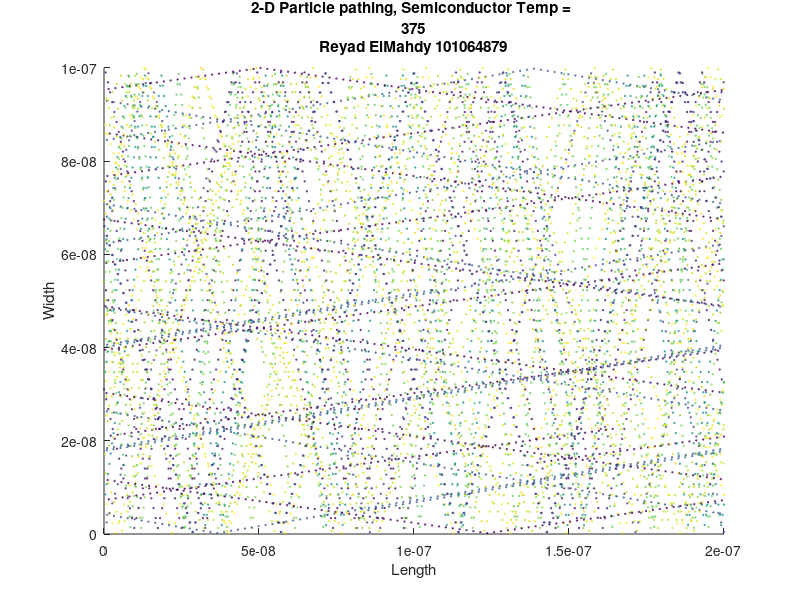
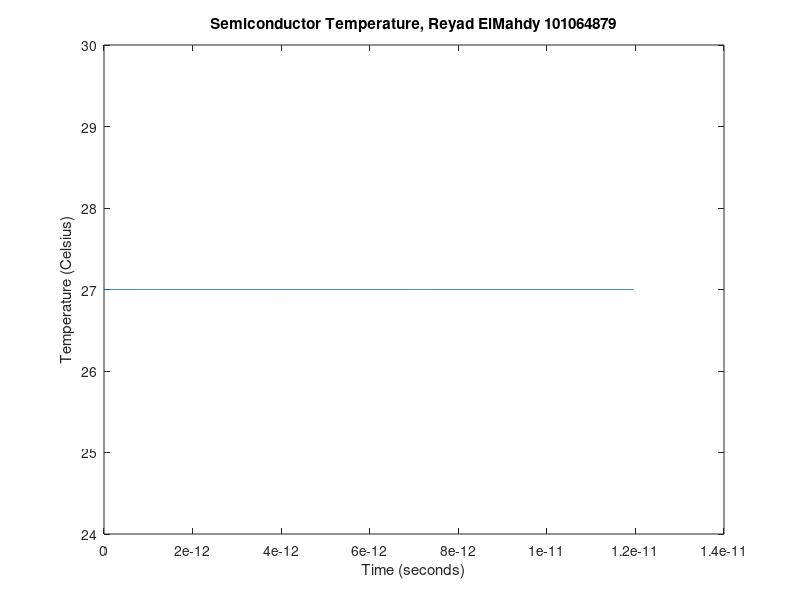

Write the MATLAB code that produced these figures, in order. (Note: this script raises an error after producing the figures.)
%% ELEC4700 Assignment 1
% Reyad ElMahdy 101064879

clc
close all
clear

%% Part 1: Electron Modelling
% Setting the constants to be used in the calculations
mElec = 9.11e-31; % Electron rest mass (kg)
mEff = 0.26*mElec; % Effective mass (kg)
kb = 1.381e-23; % Boltzmann's Constant (J/K)
T = 300; % Room Temperature (K)
L = 200e-9; % Length (m)
W = 100e-9; % Width (m)

% Finding the thermal velocity
Vth = sqrt((2*kb*T)/mEff); %Thermal Velocity in m/s
% Displaying the velocity in km/s on the command window
fprintf('Assuming the temperature T to be 300K the thermal velocity is %f km/s. \n', Vth/1000)

% a) The thermal velocity due to the particles' vibrations at room
% temperature was calculated with the equation Vth = sqrt((2*kb*T)/mEff)
% where T is the absolute temperature, kb is boltzmann's constant, and
% meEff is the effective particle mass. This value is the same for all
% particles in the region assuming they have the same temperature.

% Finding the mean free path
mt = 0.2e-12; % mean time (s)
mfp = Vth*mt; % mean free path (m)
% Displaying the value in nm as the value is too small in meters
fprintf('Assuming the mean time to be 0.2 ps, the mean free path is %f nm.\n', mfp*1e9)

% b) Since the mean free path is just the average distance travelled due to the thermal velocity during
% the mean time. This is calculated by multiplying the thermal velocity by
% the mean time.

% Modeling the electron paths

numPar = 1000; % Number of particles
numPar2 = 10; % Subset for plots
% Assigning particle positions
posX = L.*rand(numPar,2);
posY = W.*rand(numPar,2);
posX(:,1) = posX(:,2);
posY(:,1) = posY(:,2);

% Assigning particle Directions (and velocity)
angle = (2*pi).*rand(numPar,2);
Vx = Vth*cos(angle);
Vy = Vth*sin(angle);
Vx(:,1) = Vx(:,2);
Vy(:,1) = Vy(:,2);

% Calculating step time
spacialStep = sqrt(L^2+W^2)/100;
stepTime = spacialStep/Vth;

% Calculating Displacement per step
dispX = stepTime*Vx(:,1);
dispY = stepTime*Vy(:,1);

colors = rand(numPar2,3);
timeVec = zeros(1,1000); sTemp = timeVec; avgKE = sTemp;
% Looping through and creating the simulation
for i = 1:1000
    for j = 1:numPar
        if (posX(j,1)+dispX(j) > L)
            posX(j,2) = posX(j,1)+dispX(j)-L;
        elseif (posX(j,1)+dispX(j) < 0)
            posX(j,2) = posX(j,1)+dispX(j)+L;
        else
            posX(j,2) = posX(j,1)+dispX(j);
        end
        
        if ((posY(j,1)+dispY(j) > W) || (posY(j,1)+dispY(j) < 0))
            dispY(j) = -dispY(j);
            posY(j,2) = posY(j,1)+dispY(j);
        else
            posY(j,2) = posY(j,1)+dispY(j);
        end
    end
    
    Vmag = sqrt(Vx(:,1).^2 + Vy(:,1).^2); % Magnitude of particle velocities
    KEmat = 0.5*(mEff*Vmag.^2);
    avgKE(i) = sum(KEmat(:,1))/numPar;
    sTemp(i) = avgKE(i)/kb;
    timeVec(i) = stepTime*i;
    if (i-1 == 0)
       figure(1);
       scatter(posX(1:numPar2, 2),posY(1:numPar2,2),1,colors(:,1));
       hold on;
       title([{"2-D Particle pathing, Semiconductor Temp = " +sTemp(i)+ "K"},{'Reyad ElMahdy 101064879'}]);
       xlabel('Length');
       ylabel('Width');
       xlim([0 200e-9])
       ylim([0 100e-9])
    elseif (i-1 < 1000)
       title([{"2-D Particle pathing, Semiconductor Temp = " +sTemp(i)+ "K"},{'Reyad ElMahdy 101064879'}]);
       scatter(posX(1:numPar2, 2),posY(1:numPar2,2),1,colors(:,1));
    else
       title([{"2-D Particle pathing, Semiconductor Temp = " +sTemp(i)+ "K"},{'Reyad ElMahdy 101064879'}]);
       scatter(posX(1:numPar2, 2),posY(1:numPar2,2),1,colors(:,1));
       hold off; 
    end
    pause(0.001);
    posX(:,1) = posX(:,2);
    posY(:,1) = posY(:,2);
end

figure(5)
plot(timeVec,sTemp-273)
title('Semiconductor Temperature, Reyad ElMahdy 101064879')
xlabel('Time (seconds)')
ylabel('Temperature (Celsius)')

% As you can see from the plots, the semiconductor temperature is
% constant, which is expected since the magnitude of each particle's
% velocity is constant, only the direction changes. Since we're assuming
% the only movement is caused by the heat/vibrations due to the resting
% temperature of the semiconductor, the temperature will stay constant 
% throughout the simulation unless something causes the particle velocities
% to change.

%% Part 2: Collisions with Mean Free Path

% In this section, the particle collisions are simulated, causing
% fluctations in particle velocities as well as direction. As you'll see
% in this section of the report, this causes the temperature and the
% trajectory of every electron to change at random intervals, and the mean
% free path will depend on the total number of particle collisions

posX = L.*rand(numPar,2);
posY = W.*rand(numPar,2);
posX(:,1) = posX(:,2);
posY(:,1) = posY(:,2);
% Assigning random velocities to each particle
Vx = randn(numPar,2)*sqrt((kb*T)/mEff);
Vy = randn(numPar,2)*sqrt((kb*T)/mEff);

% Generating the histogram
V = (Vx(:,1).^2 + Vy(:,1).^2).^0.5;
figure(3)
histogram(V,numPar)
title('Histogram of Particle Speeds, Reyad ElMahdy 101064879')
xlabel('Velocity (m/s)')
ylabel('Number of Particles')

dispX = stepTime*Vx(:,1);
dispY = stepTime*Vy(:,1);

Pscatter = 1 - exp(-stepTime/mt); % Probability of an electron scattering

% Positions before collision
collX = posX(:,1);
collY = posY(:,1);

collTime = 0;
numColl = 0;

sTemp = zeros(1,1000); timeVec = sTemp; sTempAvg = sTemp;
for i = 1:1000
    for j = 1:numPar
        % Checking if the electron scatters
        if(rand(1) < Pscatter)
            % Incrementing the collision counter and generating new
            % velocity/displacment values
            numColl = numColl+1;
            Vx(j,:) = randn(1)*sqrt((kb*T)/mEff);
            Vy(j,:) = randn(1)*sqrt((kb*T)/mEff);
            dispX(j,:) = stepTime*Vx(j,1);
            dispY(j,:) = stepTime*Vy(j,1);

            % Finding the distance travelled and the time before a collision
            dCollX = posX(j,2) - collX(j);
            dCollY = posY(j,2) - collY(j);
            dColl(numColl) = sqrt(dCollX^2+dCollY^2);
            tCollVec(numColl) = abs(stepTime*j - collTime);
            collTime = stepTime*j;
            
            collX = posX(:,1);
            collY = posY(:,1);
        end
        
        % Same as Q1
        if (posX(j,1)+dispX(j) > 2e-7)
            posX(j,2) = posX(j,1)+dispX(j)-2e-7;
        elseif (posX(j,1)+dispX(j)<0)
            posX(j,2) = posX(j,1)+dispX(j)+2e-7;
        else
            posX(j,2) = posX(j,1)+dispX(j);
        end
        if (posY(j,1)+dispY(j) > 1e-7)|| (posY(j,1)+dispY(j) < 0)
            dispY(j) = -dispY(j);
            posY(j,2) = posY(j,1)+dispY(j);
        else
            posY(j,2) = posY(j,1)+dispY(j);
        end
    end
    % Calculating kinetic energy
    Vsq = (Vx(:,1).^2 + Vy(:,1).^2);
    KEmat = 0.5*(mEff*Vsq);
    avgKE(i) = sum(KEmat(:,1))/numPar;
    sTemp(i) = avgKE(i)/kb;
    timeVec(i) = stepTime*i;
    
    if (i-1 == 0)
        figure(4)
        scatter(posX(1:numPar2,2),posY(1:numPar2,2),1,colors(:,1))
        hold on
       title([{"2-D Particle pathing, Semiconductor Temp = " +sTemp(i)+ "K"},{'Reyad ElMahdy 101064879'}]);
        xlabel('X-Axis (m)')
        ylabel('Y-Axis (m)')
        xlim([0 200e-9])
        ylim([0 100e-9])
    elseif (i-1 < 1000)
        title([{"2-D Particle pathing, Semiconductor Temp = " +sTemp(i)+ "K"},{'Reyad ElMahdy 101064879'}]);
        scatter(posX(1:numPar2,2),posY(1:numPar2,2),1,colors(:,1))
    else
        title([{"2-D Particle pathing, Semiconductor Temp = " +sTemp(i)+ "K"},{'Reyad ElMahdy 101064879'}]);
        scatter(posX(1:numPar2,2),posY(1:numPar2,2),1,colors(:,1))
        hold off
    end
    pause(0.001)
    
    % Updating position vectors between iterations
    posX(:,1) = posX(:,2);
    posY(:,1) = posY(:,2);
    
    % Storing step times in a time vector
    timeVec(i) = stepTime*i;
end
% Plotting the temperature
figure(5)
plot(timeVec,sTemp-273)
title('Semiconductor Temperature, Reyad ElMahdy 101064879')
xlabel('Time (seconds)')
ylabel('Temperature (Celsius)')

% Calclating the MFP
dTotal = sum(dColl);
MFP = dTotal/numColl;
fprintf('The MFP of the simulation is %f nm \n', MFP*1e9)
% Calculating the mean time between collisions
timeTotal = sum(timeVec);
meanTime = timeTotal/numColl;
fprintf('The mean time between collisions of the simulation is %f ps \n', meanTime*1e12)

%% Part 3: Enhancements

posX = L.*rand(numPar,2);
posY = W.*rand(numPar,2);

% Ensure no particles spawn inside the boxes
for i = 1:numPar
    while ((posX(i,2) > 0.8e-7 && posX(i,2) < 1.2e-7) && (posY(i,2) > 0.6e-7 ||  posY(i,2) < 0.4e-7))
        posX(i,2) = L.*rand(1,1);
        posY(i,2) = W.*rand(1,1);
    end
end

posX(:,1) = posX(:,2);
posY(:,1) = posY(:,2);

Vx = randn(numPar,2)*sqrt((kb*T)/mEff);
Vy = randn(numPar,2)*sqrt((kb*T)/mEff);
V = (Vx(:,1).^2 + Vy(:,1).^2).^0.5;

dispX = stepTime*Vx(:,1);
dispY = stepTime*Vy(:,1);

for i = 1:1000
    for j = 1:numPar
        % Checking if the electron scatters
        if(rand(1) < Pscatter)
            % Incrementing the collision counter and generating new
            % velocity/displacment values
            numColl=numColl+1;
            angle = 2*pi.*rand(1);
            Vx(j,:) = randn(1)*sqrt((kb*T)/mEff);
            Vy(j,:) = randn(1)*sqrt((kb*T)/mEff);
            dispX(j,:) = stepTime*Vx(j,1);
            dispY(j,:) = stepTime*Vy(j,1);

            % Finding the distance travelled and the time before a collision
            dCollX = posX(j,2) - collX(j);
            dCollY = posY(j,2) - collY(j);
            dColl(numColl) = sqrt(dCollX^2+dCollY^2);
            tCollVec(numColl) = abs(stepTime*j - collTime);
            collTime = stepTime*j;
            
            collX = posX(:,1);
            collY = posY(:,1);
        end
        
        % More boundary conditions need to be added to simulate the boxes
        % in part 3
        if (posX(j,1)+dispX(j) > 2e-7)
            posX(j,2) = posX(j,1)+dispX(j)-2e-7;
        elseif (posX(j,1)+dispX(j)<0)
            posX(j,2) = posX(j,1)+dispX(j)+2e-7;
        elseif (posX(j,1) >= 0 && posX(j,1) <= 0.8e-7) && (posY(j,1) >= 0 && posY(j,1) <= 0.4e-7) && (posX(j,1)+dispX(j,1) >= 0.8e-7)
            dispX(j) = -dispX(j);
            posX(j,2) = posX(j,1) + dispX(j);
        elseif (posX(j,1) >= 0 && posX(j,1) <= 0.8e-7) && (posY(j,1) >= 0.6e-7 && posY(j,1) <= 1e-7) && (posX(j,1)+dispX(j) >= 0.8e-7)
            dispX(j) = -dispX(j);
            posX(j,2) = posX(j,1) + dispX(j);
        elseif (posX(j,1) >= 1.2e-7 && posX(j,1) <= 2e-7) && (posY(j,1) >= 0 && posY(j,1) <= 0.4e-7) && (posX(j,1)+dispX(j) <= 1.2e-7)
            dispX(j) = -dispX(j);
            posX(j,2) = posX(j,1) + dispX(j);
        elseif (posX(j,1) >= 1.2e-7 && posX(j,1) <= 2e-7) && (posY(j,1) >= 0.6e-7 && posY(j,1) <= 1e-7) && (posX(j,1)+dispX(j) <= 1.2e-7)
            dispX(j) = -dispX(j);
            posX(j,2) = posX(j,1) + dispX(j);
        else
            posX(j,2) = posX(j,1)+dispX(j);
        end
        if (posY(j,1)+dispY(j) > 1e-7) || (posY(j,1)+dispY(j) < 0)
            dispY(j) = -dispY(j);
            posY(j,2) = posY(j,1)+dispY(j);
        elseif(posX(j,1)>=0.8e-7 && posX(j,1) <= 1.2e-7) && (posY(j,1) >= 0.4e-7 && posY(j,1) <= 0.6e-7) && (posY(j,1)+dispY(j) <= 0.4e-7)
            dispY(j) = -dispY(j);
            posY(j,2) = posY(j,1)+dispY(j);
        elseif(posX(j,1)>=0.8e-7 && posX(j,1) <= 1.2e-7) && (posY(j,1) >= 0.4e-7 && posY(j,1) <= 0.6e-7) && (posY(j,1)+dispY(j) >= 0.6e-7)
            dispY(j) = -dispY(j);
            posY(j,2) = posY(j,1)+dispY(j);
        else
            posY(j,2) = posY(j,1)+dispY(j);
        end
    end
    % Calculating kinetic energy
    KEmat = 0.5*(mEff*(Vx.^2 + Vy.^2));
    avgKE(i) = sum(KEmat(:,1))/numPar;
    sTemp(i) = sTemp(i)+avgKE(i)/kb;
    sTempAvg(i) = sTemp(i)/i;
    timeVec(i) = stepTime*i;
    
    if (i-1 == 0)
        figure(6)
        scatter(posX(1:numPar2,2),posY(1:numPar2,2),1,colors(:,1))
        hold on
        
        % Plotting the boxes
        plot([0.8e-7,0.8e-7],[0,0.4e-7],'k',[0.8e-7,1.2e-7],[0.4e-7,0.4e-7],'k',[1.2e-7,1.2e-7],[0.4e-7,0],'k',[0.8e-7,1.2e-7],[0,0],'k')
        plot([0.8e-7,0.8e-7],[1e-7,0.6e-7],'k',[0.8e-7,1.2e-7],[0.6e-7,0.6e-7],'k',[1.2e-7,1.2e-7],[0.6e-7,1e-7],'k',[0.8e-7,1.2e-7],[1e-7,1e-7],'k')
        
        title('2-D Particle pathing, Reyad ElMahdy 101064879')
        xlabel('X-Axis (m)')
        ylabel('Y-Axis (m)')
        xlim([0 200e-9])
        ylim([0 100e-9])
    elseif (i-1 < 1000)
        scatter(posX(1:numPar2,2),posY(1:numPar2,2),1,colors(:,1))
    else
        scatter(posX(1:numPar2,2),posY(1:numPar2,2),1,colors(:,1))
        hold off
    end
    pause(0.001)
    
    % Updating position vectors between iterations
    posX(:,1) = posX(:,2);
    posY(:,1) = posY(:,2);
    
    % Storing step times in a time vector
    timeVec(i) = stepTime*i;
end

% Electron Density Map
figure(7)
hist3([posX(:,1),posY(:,1)],[10,20])
title('Electron density map, Reyad ElMahdy 101064879')
zlabel('Number of Particles')
% The electrons are pretty much evenl disributed outside the boxes which is
% expected.

% Temperature Map
kEtemp = (mEff.*V.^2)/2;
temp = kEtemp./kb;

% Scaling and rounding positions to the nearest nm
posXnm = round(posX(:,1).*1e9, -1)./10;
posYnm = round(posY(:,1).*1e9, -1)./10;

tempArr = zeros(round(W/1e-9),round(L/1e-9));

for i = 1:numPar
    posXnm = round(posX(i,1).*1e9,-1)/10;
    posYnm = round(posY(i,1).*1e9,-1)/10;
    
    if(posXnm <= 0 || posYnm <= 0)
        posXnm = 1;
        posYnm = 1;
    end
    tempArr(posXnm,posYnm) = tempArr(posXnm,posYnm) + temp(i);
end

matrix = hist3([posX(:,1),posY(:,1)],[10,20]);

for i = 1:round(W/1e-9)/10
    for j = 1:round(L/1e-9)/10
        if(matrix(i,j) == 0)
            tempArr(i,j) = 0;
        else
            tempArr(i,j) = tempArr(i,j)/matrix(i,j);
        end
    end
end

figure(8)
bar3(tempArr)
title('Temperature map, Reyad ElMahdy 101064879')
zlabel('Temperature (Kelvin)')
% I was unable to bin the temperatures properly to create a proper
% temperature map, but all other results for this section are pretty much
% exactly as expected. The only other bug I can think of is that when an
% electron hits a box's corner exactly at a 45 degree angle it might pass
% through.. but this is highlt unlikely as the angles are randomly
% generated.